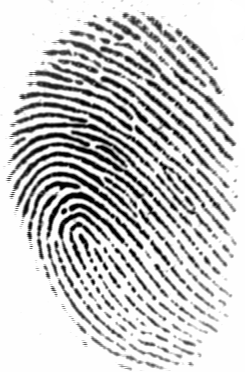
#> input picture repos_img/101_1.tif, 245 x 372 px
$ python fingerprint-recognition.py repos_img/101_1.tif repos_img/102_1.tif   (older library calls are emulated)
#> lines starting #> are read from the running program, lines starting #| are printed output that depends on the picture; after the words box and inside, x2 and y2 are one past the last pixel; in counts of white or black regions, pixels touching at a corner belong together
#> in main, imagem1 is the input picture: shape (372, 245); min 1, max 255, mean 201.2
### modulos/ridge_segment.py
# -*- coding: utf-8 -*-
"""
Created on Tue Nov 10 15:59:30 2020

@author: marlon.cruz
"""

import numpy as np

def normalise(img,mean,std):
    normed = (img - np.mean(img))/(np.std(img));
    return(normed)

def ridge_segment(im,blksze,thresh):

#> called with blksze = 16, thresh = 0.1
    rows,cols = im.shape;
#> rows = 372; cols = 245

    im = normalise(im,0,1);


    new_rows =  np.int(blksze * np.ceil((np.float(rows))/(np.float(blksze))))
#> new_rows = 384
    new_cols =  np.int(blksze * np.ceil((np.float(cols))/(np.float(blksze))))
#> new_cols = 256

    padded_img = np.zeros((new_rows,new_cols));
    stddevim = np.zeros((new_rows,new_cols));

    padded_img[0:rows][:,0:cols] = im;

    for i in range(0,new_rows,blksze):
        for j in range(0,new_cols,blksze):
            block = padded_img[i:i+blksze][:,j:j+blksze];

            stddevim[i:i+blksze][:,j:j+blksze] = np.std(block)*np.ones(block.shape)
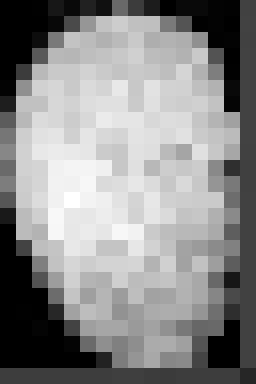
#> stddevim: shape (384, 256) float64; min 0, max 1.29, mean 0.704; drawn with min black and max white

    stddevim = stddevim[0:rows][:,0:cols]
#> stddevim: shape (372, 245) float64

    mask = stddevim > thresh;
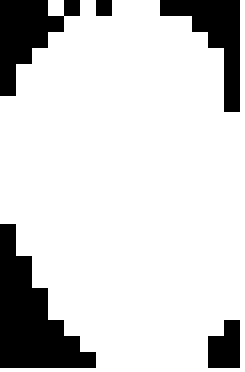
#> mask: shape (372, 245) bool; 82.6% white; 5 black regions, box (x1, y1, x2, y2) and area: (0, 224, 96, 368) 6912, (0, 0, 80, 96) 3840, (160, 0, 240, 112) 3584, (208, 320, 240, 368) 1280, (96, 0, 112, 16) 256

    mean_val = np.mean(im[mask]);
#> mean_val = -0.151

    std_val = np.std(im[mask]);
#> std_val = 1.04

    normim = (im - mean_val)/(std_val);

    return(normim,mask)

### modulos/ridge_orient.py
# -*- coding: utf-8 -*-
"""
Created on Tue Nov 10 15:59:30 2020

@author: marlon.cruz
"""


import numpy as np;
import cv2;
from scipy import ndimage;
from scipy import signal

def ridge_orient(im, gradientsigma, blocksigma, orientsmoothsigma):
#> called with gradientsigma = 1, blocksigma = 7, orientsmoothsigma = 7
    rows,cols = im.shape;
#> rows = 372; cols = 245

    #calcular gradiente da imagem
    sze = np.fix(6*gradientsigma);
    if np.remainder(sze,2) == 0:
        sze = sze+1;

    gauss = cv2.getGaussianKernel(np.int(sze),gradientsigma);
    f = gauss * gauss.T;

    fy,fx = np.gradient(f);

    #Gx = ndimage.convolve(np.double(im),fx);
    #Gy = ndimage.convolve(np.double(im),fy);

    Gx = signal.convolve2d(im,fx,mode='same');
    Gy = signal.convolve2d(im,fy,mode='same');

    Gxx = np.power(Gx,2);
    Gyy = np.power(Gy,2);
    Gxy = Gx*Gy;

    sze = np.fix(6*blocksigma);

    gauss = cv2.getGaussianKernel(np.int(sze),blocksigma);
    f = gauss * gauss.T;

    Gxx = ndimage.convolve(Gxx,f);
    Gyy = ndimage.convolve(Gyy,f);
    Gxy = 2*ndimage.convolve(Gxy,f);


    denom = np.sqrt(np.power(Gxy,2) + np.power((Gxx - Gyy),2)) + np.finfo(float).eps;
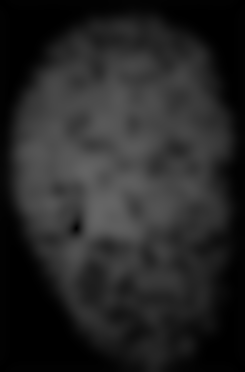
#> denom: shape (372, 245) float64; min 4.63e-09, max 0.399, mean 0.15

    sin2theta = Gxy/denom;
    cos2theta = (Gxx-Gyy)/denom;


    if orientsmoothsigma:
        sze = np.fix(6*orientsmoothsigma);
        if np.remainder(sze,2) == 0:
            sze = sze+1;
        gauss = cv2.getGaussianKernel(np.int(sze),orientsmoothsigma);
        f = gauss * gauss.T;
        cos2theta = ndimage.convolve(cos2theta,f);
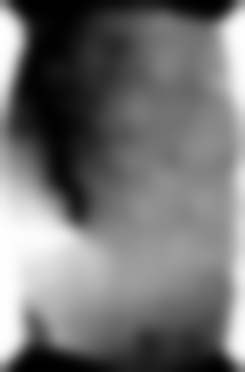
#> cos2theta: shape (372, 245) float64; min -1, max 1, mean -0.0958; drawn with min black and max white
        sin2theta = ndimage.convolve(sin2theta,f);
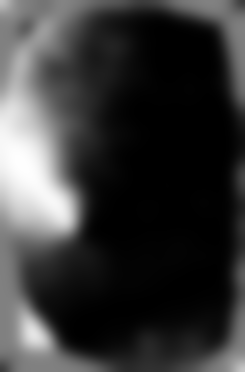
#> sin2theta: shape (372, 245) float64; min -0.999, max 0.988, mean -0.562; drawn with min black and max white

    orientim = np.pi/2 + np.arctan2(sin2theta,cos2theta)/2;
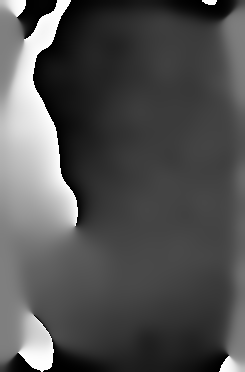
#> orientim: shape (372, 245) float64; min 1.65e-07, max 3.14, mean 1; drawn with min black and max white
    return(orientim);

### modulos/ridge_freq.py
# -*- coding: utf-8 -*-
"""
Created on Tue Nov 10 15:59:30 2020

@author: marlon.cruz
"""

import numpy as np
#import math
#import scipy.ndimage
from .frequest import frequest

def ridge_freq(im, mask, orient, blksze, windsze,minWaveLength, maxWaveLength):
#> called with blksze = 38, windsze = 5, minWaveLength = 5, maxWaveLength = 15
    rows,cols = im.shape;
#> rows = 372; cols = 245
    freq = np.zeros((rows,cols));

    for r in range(0,rows-blksze,blksze):
        for c in range(0,cols-blksze,blksze):
            blkim = im[r:r+blksze][:,c:c+blksze];
            blkor = orient[r:r+blksze][:,c:c+blksze];


            freq[r:r+blksze][:,c:c+blksze] = frequest(blkim,blkor,windsze,minWaveLength,maxWaveLength);
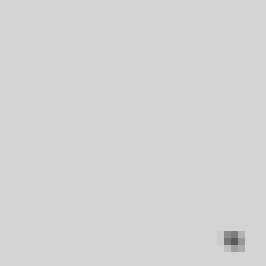
#> blkim: shape (38, 38) float64 (shown 7 times larger); min 0.351, max 0.834, mean 0.832
#> freq: shape (372, 245) float64; every value is 0

    freq = freq*mask;
    freq_1d = np.reshape(freq,(1,rows*cols));
    ind = np.where(freq_1d>0);

    ind = np.array(ind);
    ind = ind[1,:];

    non_zero_elems_in_freq = freq_1d[0][ind];

    meanfreq = np.mean(non_zero_elems_in_freq);
    medianfreq = np.median(non_zero_elems_in_freq);
    return(freq,meanfreq)

### modulos/image_enhance.py
# -*- coding: utf-8 -*-
"""
Created on Tue Nov 10 15:59:30 2020

@author: marlon.cruz
"""


from .ridge_segment import ridge_segment
from .ridge_orient import ridge_orient
from .ridge_freq import ridge_freq
from .ridge_filter import ridge_filter

def image_enhance(img):
    blksze = 16;
    thresh = 0.1;
    normim,mask = ridge_segment(img,blksze,thresh);  # normalização da imagem e extração do ROI


    gradientsigma = 1;
    blocksigma = 7;
    orientsmoothsigma = 7;
    orientim = ridge_orient(normim, gradientsigma, blocksigma, orientsmoothsigma);              # buscar orientação de todos os Pixels


    blksze = 38;
    windsze = 5;
    minWaveLength = 5;
    maxWaveLength = 15;
    freq,medfreq = ridge_freq(normim, mask, orientim, blksze, windsze, minWaveLength,maxWaveLength);  # buscando a frequência geral de pixels


    freq = medfreq*mask;
    kx = 0.65;ky = 0.65;
    newim = ridge_filter(normim, orientim, freq, kx, ky);  # criando filtro gabor e realizando a filtragem


    #th, bin_im = cv2.threshold(np.uint8(newim),0,255,cv2.THRESH_BINARY);
    return(newim < -3)

### fingerprint-recognition.py
# -*- coding: utf-8 -*-
"""
Created on Tue Nov 10 15:59:30 2020

@author: marlon.cruz
"""

import cv2
# import os
# import sys
import numpy
import matplotlib.pyplot as plt
from modulos import image_enhance
# from skimage.morphology import skeletonize, thin

#
# os.chdir("/app/")
#

def removedot(invertThin):
    temp0 = numpy.array(invertThin[:])
    temp0 = numpy.array(temp0)
    temp1 = temp0/255
    temp2 = numpy.array(temp1)

    filter0 = numpy.zeros((10,10))
    W,H = temp0.shape[:2]
    filtersize = 6

    for i in range(W - filtersize):
        for j in range(H - filtersize):
            filter0 = temp1[i:i + filtersize,j:j + filtersize]

            flag = 0
            if sum(filter0[:,0]) == 0:
                flag +=1
            if sum(filter0[:,filtersize - 1]) == 0:
                flag +=1
            if sum(filter0[0,:]) == 0:
                flag +=1
            if sum(filter0[filtersize - 1,:]) == 0:
                flag +=1
            if flag > 3:
                temp2[i:i + filtersize, j:j + filtersize] = numpy.zeros((filtersize, filtersize))

    return temp2


def get_descriptors(img):
	clahe = cv2.createCLAHE(clipLimit=2.0, tileGridSize=(8,8))
	img = clahe.apply(img)
	img = image_enhance.image_enhance(img)
	img = numpy.array(img, dtype=numpy)


	ret, img = cv2.threshold(img, 127, 255, cv2.THRESH_BINARY_INV | cv2.THRESH_OTSU)


	img[img == 255] = 1


	skeleton = cv2.skeletonize(img)
	skeleton = numpy.array(skeleton, dtype=numpy.uint8)
	skeleton = removedot(skeleton)


	harris_corners = cv2.cornerHarris(img, 3, 3, 0.04)
	harris_normalized = cv2.normalize(harris_corners, 0, 255, norm_type=cv2.NORM_MINMAX, dtype=cv2.CV_32FC1)
	threshold_harris = 125
	# Extrair keypoints
	keypoints = []
	for x in range(0, harris_normalized.shape[0]):
		for y in range(0, harris_normalized.shape[1]):
			if harris_normalized[x][y] > threshold_harris:
				keypoints.append(cv2.KeyPoint(y, x, 1))
	# Define descriptor
	orb = cv2.ORB_create()

	_, des = orb.compute(img, keypoints)
	return (keypoints, des);


def main():

    img1 = '101_1.tif'

    #nome_img = sys.argv[1]
    imagem1 = cv2.imread("repos_img/" + img1, cv2.IMREAD_GRAYSCALE)
    kp1, des1 = get_descriptors(imagem1)


    img2 = '102_1.tif'
# 	nome_img = sys.argv[2]
    imagem2 = cv2.imread("database/" + img2, cv2.IMREAD_GRAYSCALE)
    kp2, des2 = get_descriptors(imagem2)


    # Realizar match entre as descrições
    bf = cv2.BFMatcher(cv2.NORM_HAMMING, crossCheck=True)
    matches = sorted(bf.match(des1, des2), key= lambda match:match.distance)
	# Plot keypoints
    img4 = cv2.drawKeypoints(imagem1, kp1, outImage=None)
    img5 = cv2.drawKeypoints(imagem2, kp2, outImage=None)
    f, axarr = plt.subplots(1,2)
    axarr[0].imshow(img4)
    axarr[1].imshow(img5)
    plt.show()
	# Plot matches
    imagem3 = cv2.drawMatches(imagem1, kp1, imagem2, kp2, matches, flags=2, outImg=None)
    plt.imshow(imagem3)
    plt.show()

# 	verificar score de match
    score = 0;
    for match in matches:
        score += match.distance
    score_threshold = 33
    if score/len(matches) < score_threshold:
        print("Fingerprint matches.")
    else:
        print("Fingerprint does not match.")


if __name__ == "__main__":
	try:
		main()
#> (the call stopped at in ridge_freq, `freq[r:r+blksze][:,c:c+blksze] = frequest(blkim,blkor,windsze,minWaveL..`: modulos is not available in this run)
	except:
		raise
